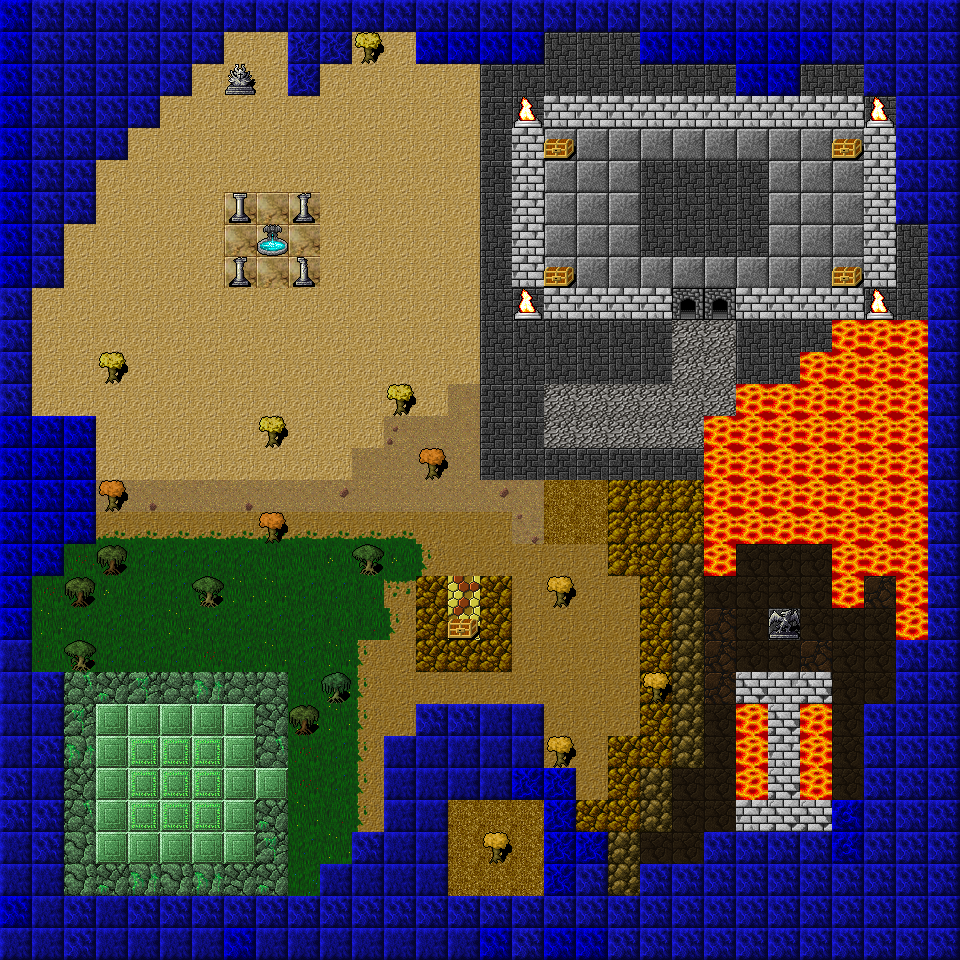

This is a level from a 2D game, rendered from its Tiled map with the project's own tilesets. A one-line summary and the complete map file follow:
An orthogonal 30x30 tile map with 32x32 px tiles, 2 tile layers (Background, Colision).

<map version="1.10" tiledversion="2025.10.15" orientation="orthogonal" renderorder="right-down" width="30" height="30" tilewidth="32" tileheight="32" infinite="0" nextlayerid="3" nextobjectid="1">
 <tileset firstgid="1" source="Tiles.tsx" />
 <layer id="2" name="Background" width="30" height="30">
  <data encoding="csv">
0,312,312,312,312,312,312,312,312,312,312,312,312,312,312,312,0,0,0,0,0,0,0,0,0,0,504,504,504,0,
0,312,312,312,312,312,312,312,312,0,0,312,312,0,0,0,0,504,504,504,0,0,0,0,0,0,504,504,504,0,
0,312,312,312,312,312,312,312,312,0,312,312,312,312,312,506,504,504,504,504,504,504,504,0,0,504,504,504,504,0,
0,312,312,312,312,312,312,312,312,312,312,312,312,312,312,506,504,504,504,504,504,504,504,504,504,504,0,504,504,504,
0,1317,312,312,312,312,312,312,312,312,312,312,312,312,312,506,504,1298,1298,1298,1298,1298,1298,1298,1298,1298,1298,504,504,504,
0,312,312,312,312,312,312,312,312,312,312,312,312,312,312,506,504,1298,1298,1298,504,504,504,504,1298,1298,1298,504,504,504,
0,312,312,312,312,312,312,420,420,420,312,312,312,312,312,504,504,1298,1298,1298,504,504,504,504,1298,1298,1298,504,504,504,
0,312,312,312,312,312,312,420,420,420,312,312,312,312,312,504,504,1298,1298,1298,504,504,504,504,1298,1298,1298,504,504,0,
0,312,312,312,312,312,312,420,420,420,312,312,312,312,312,504,504,1298,1298,1298,1298,1298,1298,1298,1298,1298,1298,504,504,504,
0,312,312,312,312,312,312,312,312,312,312,312,312,312,312,504,506,504,504,504,504,708,708,1298,504,504,504,504,504,504,
0,312,312,312,312,312,312,312,312,312,312,312,312,312,312,504,504,504,504,504,504,495,495,504,504,504,504,504,504,0,
0,312,312,312,312,312,312,312,312,312,312,312,312,312,312,504,504,504,504,504,504,495,495,504,504,504,504,504,504,0,
0,312,312,312,312,312,312,312,312,312,312,312,312,312,516,506,506,495,495,495,495,495,495,0,0,0,0,0,0,0,
0,0,0,312,312,312,312,312,312,312,312,312,520,516,516,506,506,495,495,495,495,495,0,0,0,0,0,0,0,0,
0,0,0,312,312,312,312,312,312,312,312,518,518,517,518,506,506,506,506,506,506,506,0,0,0,0,0,0,0,0,
0,0,0,518,522,518,517,522,518,518,521,518,518,518,518,521,517,202,202,1143,1143,1143,0,0,0,0,0,0,0,0,
0,0,0,319,319,319,319,319,319,319,319,319,319,311,311,311,519,202,202,1143,1143,1143,0,0,0,0,0,0,0,0,
0,0,303,293,293,293,293,293,287,287,309,293,309,325,311,311,311,311,311,1143,1139,1165,0,486,486,486,486,486,486,0,
0,303,293,309,293,293,305,305,305,293,293,299,313,311,1005,311,311,311,311,311,1139,1165,486,486,486,486,483,493,492,0,
0,305,293,293,293,305,293,293,293,293,299,299,325,311,1001,311,311,311,311,311,1139,1165,493,486,510,486,486,486,486,0,
0,301,303,293,293,293,303,293,305,293,305,325,311,311,311,311,311,311,311,311,1139,1165,493,486,486,493,486,486,486,0,
0,1354,0,0,0,0,0,0,0,293,305,325,311,311,311,311,311,311,311,311,1139,1165,493,1293,1291,1293,486,486,486,0,
0,1354,0,1238,1238,1238,1238,1238,0,305,305,325,311,311,311,311,311,311,311,311,1139,1165,486,486,1293,486,486,510,486,0,
0,1354,0,1238,1237,1237,1237,1238,0,303,293,325,0,0,311,311,311,311,311,1139,1139,1165,486,486,1292,486,486,486,486,0,
0,1354,0,1238,1237,1237,1237,1238,1238,303,293,325,0,0,0,0,0,0,311,1139,1165,486,486,0,1293,486,486,486,486,0,
0,1354,0,1238,1237,1237,1237,1238,0,305,299,325,0,0,202,202,202,0,1139,1139,1165,486,486,1292,1293,1293,493,486,486,0,
0,1354,0,1238,1238,1238,1238,1238,0,293,305,325,0,0,202,202,202,0,1139,1165,486,486,486,510,486,486,493,493,486,0,
0,1354,0,0,0,0,0,0,0,297,0,0,0,0,202,202,202,0,1139,1165,483,486,486,486,486,486,486,486,486,0,
0,1354,1354,1354,1354,1354,1354,1354,1354,0,0,0,0,0,0,0,0,0,1139,1165,483,483,486,486,486,486,486,486,486,0,
0,0,0,0,0,0,0,0,0,0,0,0,0,0,0,0,0,0,0,0,0,0,0,0,0,0,0,0,0,0
</data>
 </layer>
 <layer id="1" name="Colision" width="30" height="30" locked="1">
  <data encoding="csv">
1357,1356,1356,1356,1356,1356,1356,1356,1356,1356,1356,1356,1356,1356,1356,1356,1356,1356,1356,1356,1356,1356,1356,1356,1356,1356,1356,1356,1356,1356,
1357,1356,1356,1356,1356,1356,1356,0,0,1360,1360,851,0,1357,1357,1357,1357,0,0,0,1357,1357,1357,1357,1357,1357,1356,1356,1356,1356,
1357,1356,1356,1356,1356,1356,0,800,0,1360,0,0,0,0,0,0,0,0,0,0,0,0,0,1357,1357,0,0,1356,1356,1356,
1357,1356,1356,1356,1356,0,0,0,0,0,0,0,0,0,0,0,33,1292,1292,1292,1292,1292,1292,1292,1292,1292,1292,33,1356,1356,
1357,1356,1356,1356,0,0,0,0,0,0,0,0,0,0,0,0,1292,86,0,0,0,0,0,0,0,0,86,1292,1356,1356,
1357,1356,1356,0,0,0,0,0,0,0,0,0,0,0,0,0,1292,0,0,0,0,0,0,0,0,0,0,1292,1356,1356,
1357,1356,1356,0,0,0,0,779,0,781,0,0,0,0,0,0,1292,0,0,0,0,0,0,0,0,0,0,1292,1356,1356,
1357,1356,0,0,0,0,0,0,84,0,0,0,0,0,0,0,1292,0,0,0,0,0,0,0,0,0,0,1292,0,1356,
1357,1356,0,0,0,0,0,781,0,783,0,0,0,0,0,0,1292,86,0,0,0,0,0,0,0,0,86,1292,0,1356,
1356,0,0,0,0,0,0,0,0,0,0,0,0,0,0,0,33,1292,1292,1292,1292,0,0,1292,1292,1292,1292,33,0,1356,
1356,0,0,0,0,0,0,0,0,0,0,0,0,0,0,0,0,0,0,0,0,0,0,0,0,0,419,419,419,1356,
1356,0,0,851,0,0,0,0,0,0,0,0,0,0,0,0,0,0,0,0,0,0,0,0,0,419,419,419,419,1356,
1356,0,0,0,0,0,0,0,0,0,0,0,851,0,0,0,0,0,0,0,0,0,0,419,419,419,419,419,419,1356,
1357,1357,1357,0,0,0,0,0,851,0,0,0,0,0,0,0,0,0,0,0,0,0,419,419,419,419,419,419,419,1356,
1357,1357,1357,0,0,0,0,0,0,0,0,0,0,847,0,0,0,0,0,0,0,0,419,419,419,419,419,419,419,1356,
1357,1357,1357,847,0,0,0,0,0,0,0,0,0,0,0,0,0,0,0,0,0,0,419,419,419,419,419,419,419,1356,
1357,1357,1357,0,0,0,0,0,847,0,0,0,0,0,0,0,0,0,0,0,0,0,419,419,419,419,419,419,419,1356,
1357,1357,0,844,0,0,0,0,0,0,0,845,0,0,0,0,0,0,0,0,0,0,419,0,0,0,419,419,419,1356,
1357,0,844,0,0,0,845,0,0,0,0,0,0,1139,0,1139,0,846,0,0,0,0,0,0,0,0,419,0,419,1356,
1357,0,0,0,0,0,0,0,0,0,0,0,0,1139,86,1139,0,0,0,0,0,0,0,0,815,0,0,0,419,1356,
1354,0,845,0,0,0,0,0,0,0,0,0,0,1139,1139,1139,0,0,0,0,0,0,0,0,0,0,0,0,1356,1356,
1354,1356,1232,1233,1235,1224,1234,1224,1224,0,843,0,0,0,0,0,0,0,0,0,846,0,0,0,0,0,0,0,1356,1356,
1354,1354,1235,0,0,0,0,0,1226,844,0,0,0,1356,1356,1354,1354,0,0,0,0,0,0,419,0,419,0,1356,1356,1356,
1354,1356,1234,0,0,0,0,0,1232,0,0,0,1354,1354,1354,1354,1354,846,0,0,0,0,0,419,0,419,0,1356,1356,1356,
1356,1354,1226,0,0,0,0,0,0,0,0,0,1354,1354,1354,1354,1361,1361,0,0,0,0,0,419,0,419,0,1356,1356,1356,
1356,1356,1232,0,0,0,0,0,1233,0,0,0,1354,1354,0,0,0,1361,0,0,0,0,0,0,0,0,1359,1356,1356,1356,
1354,1356,1228,0,0,0,0,0,1235,0,0,1356,1354,1354,0,846,0,1361,1361,0,0,0,1356,1356,1356,1356,1359,1356,1356,1356,
1354,1354,1228,1233,1234,1228,1234,1226,1233,0,1354,1354,1354,1354,0,0,0,1361,1356,0,1356,1356,1356,1356,1356,1356,1356,1356,1356,1356,
1357,1354,1356,1354,1356,1356,1356,1356,1356,1356,1356,1356,1356,1356,1356,1356,1356,1356,1356,1356,1356,1356,1356,1356,1356,1356,1356,1356,1356,1356,
1354,1354,1356,1354,1354,1354,1354,1357,1354,1354,1354,1354,1354,1354,1354,1357,1356,1357,1357,1356,1356,1356,1356,1356,1356,1356,1356,1356,1356,1356
</data>
 </layer>
</map>
